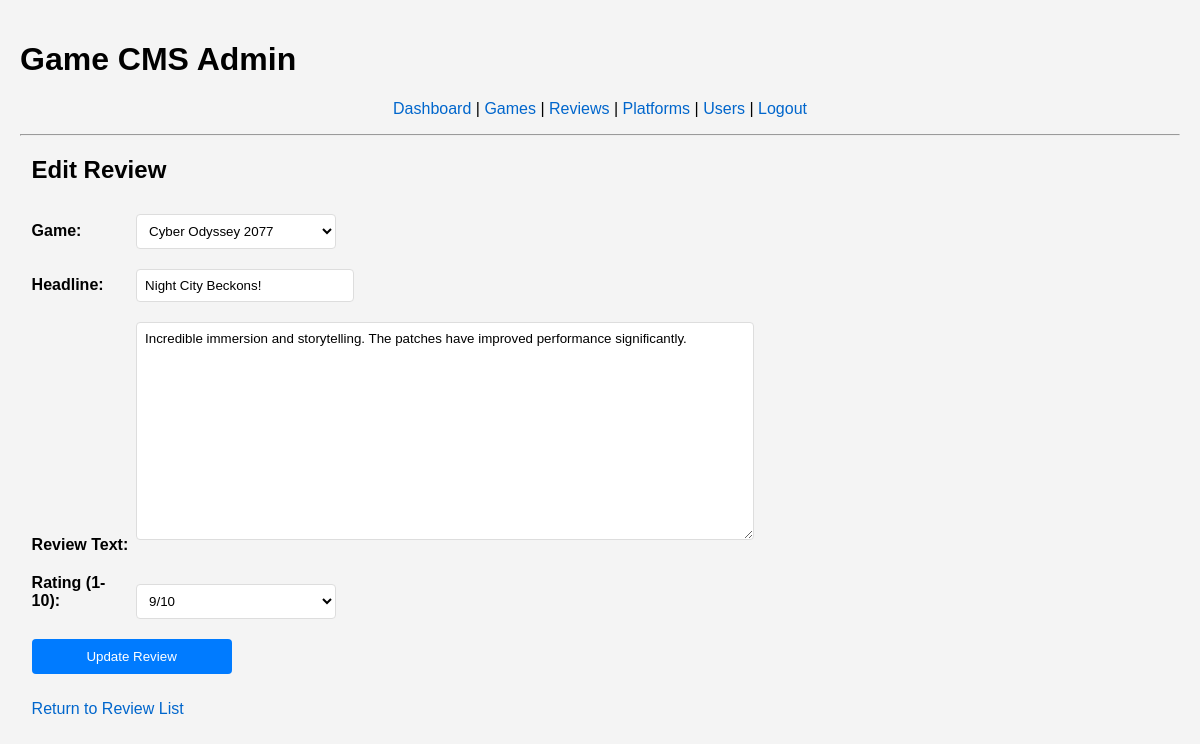
The page /admin/reviews_edit.php?id=2 on the database its author committed.
### tables this page shows
CREATE TABLE reviews (
    review_id INT AUTO_INCREMENT PRIMARY KEY,
    game_id INT NOT NULL,
    date DATETIME NOT NULL,
    rating INT NOT NULL,
    headline VARCHAR(255) NOT NULL,
    text VARCHAR(255) NOT NULL,
    FOREIGN KEY (game_id) REFERENCES games(game_id) ON DELETE CASCADE
);

CREATE TABLE games (
    game_id INT AUTO_INCREMENT PRIMARY KEY,
    title VARCHAR(255) NOT NULL,
    release_date DATE NOT NULL,
    description VARCHAR(255) NOT NULL,
    developer VARCHAR(255) NOT NULL
);

### admin/reviews_edit.php (the view, shortened to what this page needs)
<?php
$id = (int)$_GET['id'];
$query = 'SELECT * FROM reviews WHERE review_id = '.$id.' LIMIT 1';
$result = mysqli_query( $connect, $query );
$record = mysqli_fetch_assoc( $result );
$games_query = 'SELECT game_id, title FROM games ORDER BY title';
$games_result = mysqli_query( $connect, $games_query );
include( 'includes/header.php' );
?>
<h2>Edit Review</h2>
<form method="post">
  <label for="game_id">Game:</label>
  <select name="game_id" id="game_id" required>
    <?php while( $game = mysqli_fetch_assoc( $games_result ) ): ?>
      <option value="<?php echo $game['game_id']; ?>" <?php echo ($game['game_id'] == $record['game_id']) ? 'selected' : ''; ?>>
        <?php echo htmlentities( $game['title'] ); ?>
      </option>
    <?php endwhile; ?>
  </select>
  <br>
  <label for="headline">Headline:</label>
  <input type="text" name="headline" id="headline" value="<?php echo htmlentities( $record['headline'] ); ?>" required>
  <br>
  <label for="text">Review Text:</label>
  <textarea name="text" id="text" rows="10" required><?php echo htmlentities( $record['text'] ); ?></textarea>
  <br>
  <label for="rating">Rating (1-10):</label>
  <select name="rating" id="rating" required>
    <?php for($i = 1; $i <= 10; $i++): ?>
      <option value="<?php echo $i; ?>" <?php echo ($i == $record['rating']) ? 'selected' : ''; ?>><?php echo $i; ?>/10</option>
    <?php endfor; ?>
  </select>
  <br>
  <input type="submit" value="Update Review">
</form>
<p><a href="reviews.php"><i class="fas fa-arrow-circle-left"></i> Return to Review List</a></p>
<?php
include( 'includes/footer.php' );
?>

### admin/styles.css (style rules this page uses)
body { font-family: Arial, sans-serif; margin: 0; padding: 20px; background-color: #f4f4f4; }
a:link, a:visited { color: #0066cc; text-decoration: none; }
label { display: inline-block; width: 100px; margin: 10px 0; font-weight: bold; }
select { width: 200px; padding: 8px; margin: 10px 0; border: 1px solid #ddd; border-radius: 4px; background-color: white; }
textarea { width: 100%; max-width: 600px; height: 200px; padding: 8px; margin: 10px 0; border: 1px solid #ddd; border-radius: 4px; font-family: Arial, sans-serif; resize: vertical; }
input { width: 200px; padding: 8px; margin: 10px 0; border: 1px solid #ddd; border-radius: 4px; }
input[type=submit] { background-color: #007bff; color: white; border: none; padding: 10px 20px; cursor: pointer; border-radius: 4px; }

### rows shown on the page
reviews: game_id "Cyber Odyssey 2077", headline "Night City Beckons!", text "Incredible immersion and storytelling. The patches have improved performance significantly.", rating "9/10"
